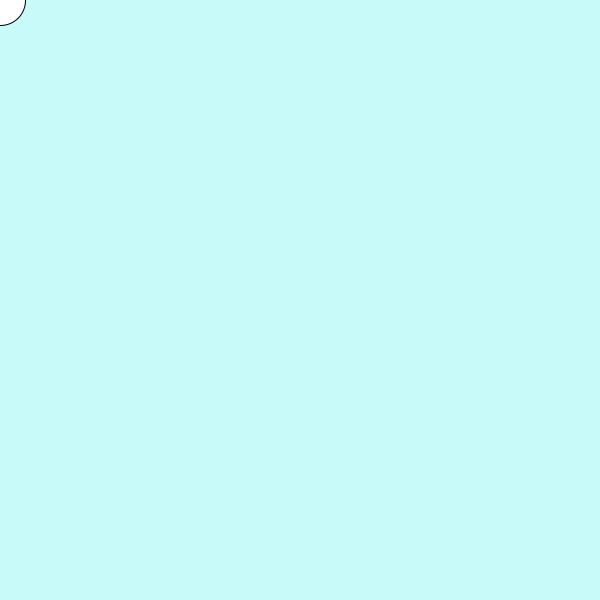
Frame 1 (no input)
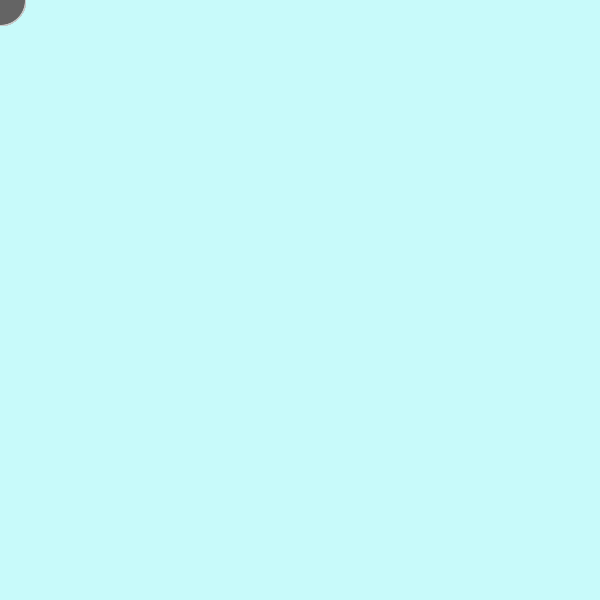
Frame 60 (the mouse pressed at the canvas centre just before this capture)
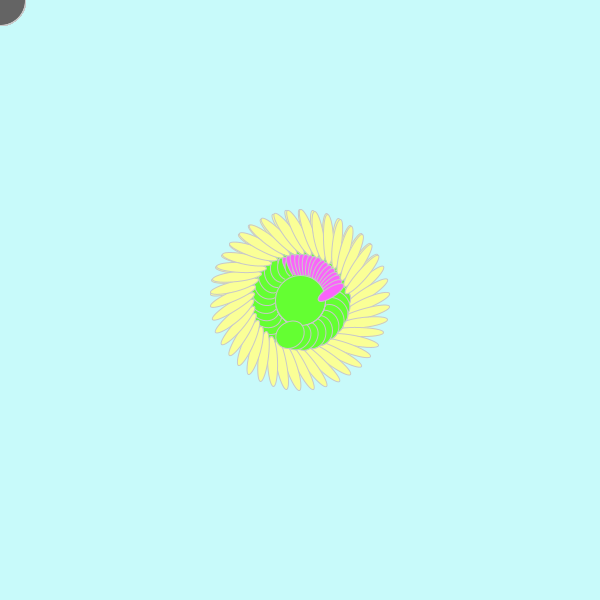
Frame 120 (the mouse held since frame 60 and released just before this capture)

The Processing sketch that drew these frames (run headless with seeded random() and noise(); from frame 60 on, the mouse is pressed at the canvas centre):

// Processing sketch: processing_186462
// ── processing_186462.pde

void setup(){
  size(600,600);
  background(200,250,250);
   
   
}
void draw() {
 //px= px+ 1;
  //ellipse(px, 300, px, px);
   
    
      
     
          
  ellipse(mouseX, mouseY, 50, 50);
  fill(100);
  stroke(200);
   if (mousePressed){
     int[] posX = new int[30];
int[] posY = new int[30];
 

  if (mousePressed) {
translate(mouseX,mouseY);
  rotate(frameCount/10.0);
  if (mousePressed) {
      fill(250,100,250);
    ellipse(30,10, 30,10);
  rotate(frameCount/20.0);
      fill(250,255,150);   
      ellipse(60,30, 50,10);
  rotate(frameCount/15.0);
     fill(100,255,50);
    ellipse(20,30, 25,30);
  }
}
}
 
{
  if (key=='c' || key=='C') {
    background(10,250,250);
} }

              
     }
 


   
